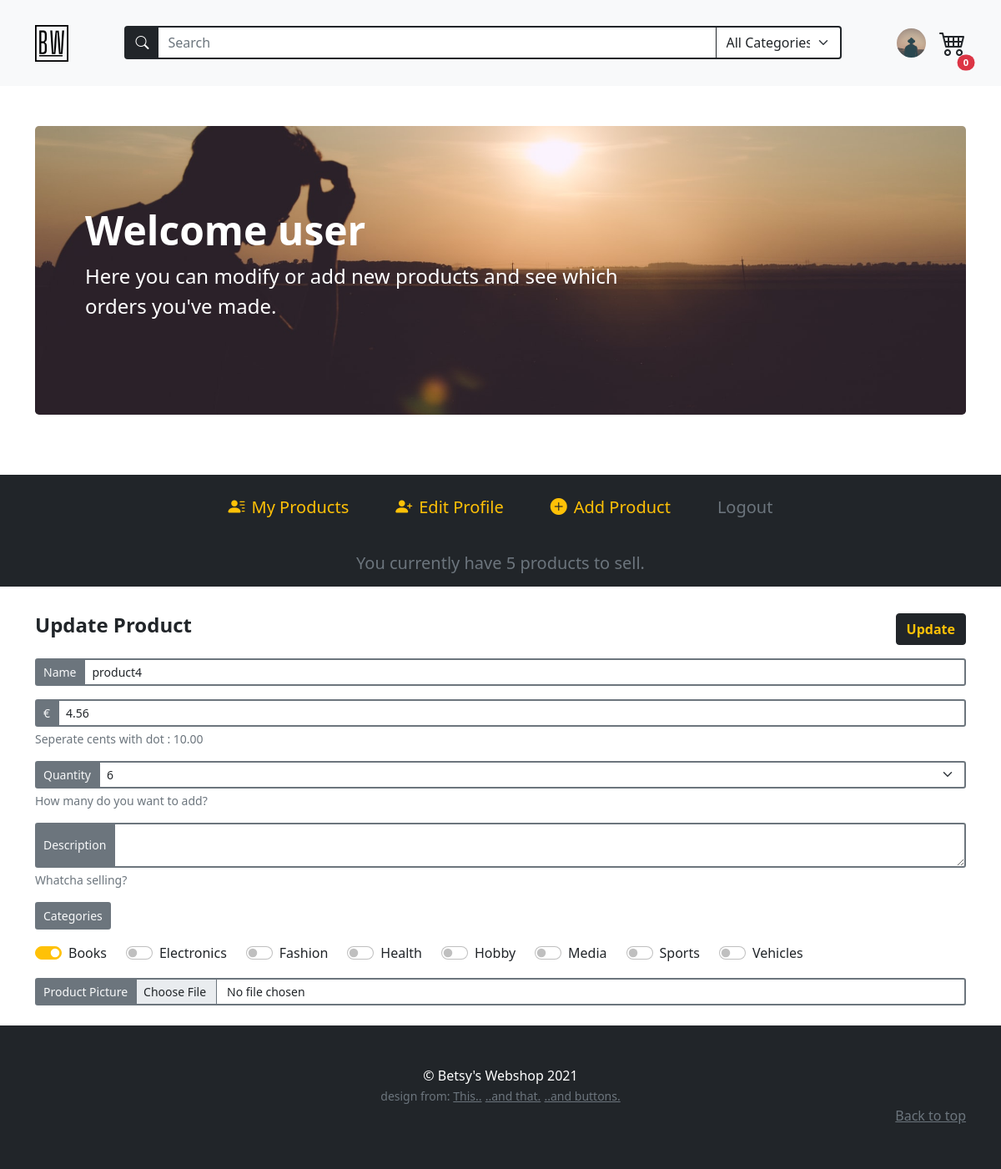
Screenshot of /product/5 (signed in) with the database file from the repository.
### models.py (models this page shows, shortened)
class BaseModel(db_wrapper.Model):
    class Meta:
        database = db

class User(BaseModel, UserMixin):
    first_name = CharField(index=True, max_length=30, null=True, default="user")
    last_name = CharField(max_length=120, null=True, default="lastname")
    address = CharField(max_length=200, null=True, default="street123")
    city = CharField(max_length=50, null=True, default="city")
    country = CharField(max_length=50, null=True)
    cc_number = IntegerField(null=True, default=12345)
    username = CharField(index=True, max_length=30, unique=True)
    email = CharField(index=True, max_length=50, unique=True)
    password = CharField(max_length=255)
    profile_pic = CharField(null=True, default="default_user.jpg")

class Tag(BaseModel):
    name = CharField(unique=True, max_length=30)

### routes.py (the view)
@app.route("/product/<int:product_id>")
@login_required
def update_product_page(product_id):
    products = Product.select().where(Product.id == product_id)
    product = get_object_or_404(products, (Product.id == product_id))
    if current_user.id != Product.get(product_id).owner.id:
        abort(403)
    search_form = SearchForm(prefix="search_form")
    search_form.search_tag.choices = get_alpha_tag_names()
    register_form = RegistrationForm(prefix="register_form")
    login_form = LoginForm(prefix="login_form")
    update_account_form = UpdateAccountForm(
        prefix="update_account", country=current_user.country
    )
    add_product_form = AddProductForm(prefix="add-product")
    checked_tags = check_tags_in_list(get_tagnames(), get_tags_per_product(product_id))
    update_product_form = UpdateProductForm(
        prefix="update-product", description=product.description, stock=product.stock
    )
    return render_template(
        "update_product_page.html",
        title=f"Update {product.name}",
        product=product,
        all_products=Product.select(),
        login_form=login_form,
        register_form=register_form,
        search_form=search_form,
        update_product_form=update_product_form,
        update_account_form=update_account_form,
        add_product_form=add_product_form,
        checked_tags=checked_tags,
        user_products=list_user_products(current_user.id),
    )

### forms.py (shortened to what this page needs)
class SearchForm(FlaskForm):
    search_term = StringField()
    search_tag = SelectField()
    submit = SubmitField("")

class RegistrationForm(FlaskForm):
    username = StringField(
        "Username",
        validators=[InputRequired(), Length(min=2, max=30)],
    )
    email = StringField(
        "Email", validators=[InputRequired(), Length(min=5, max=50), Email()]
    )
    password = PasswordField(
        "Set Password",
        validators=[
            InputRequired(),
            EqualTo(
                "password_confirm", message="Password must be identical in both inputs"
            ),
            Length(min=5, max=20),
        ],
    )
    password_confirm = PasswordField("Confirm Password", validators=[InputRequired()])
    auto_login = BooleanField("Log me in if this works!!!")
    submit = SubmitField("Sign Up")

### main.py (called while the page is built)
def list_user_products(user_id) -> list[Product]:
    user_products = (
        Product.select()
        .join(User)
        .where(Product.owner == user_id)
        .order_by(Product.id.desc())
    )
    return user_products

def get_tags_per_product(product_id) -> list[Tag.name]:
    tags_per_product = (
        Tag.select().join(ProductTag).join(Product).where(Product.id == product_id)
    )
    return [tag.name for tag in tags_per_product]

def get_tagnames() -> list:
    tags = Tag.select()
    return [tag.name for tag in tags]

def get_alpha_tag_names() -> tuple[Tag]:
    tags = Tag.select().order_by(Tag.name)
    tag_list = [(tag.name, tag.name) for tag in tags]
    tag_list.insert(0, ("All", "All Categories"))
    return tag_list

def check_tags_in_list(tag_list, part_of_tag_list):
    duplicated_items = []
    tag_list = sorted(tag_list)
    part_of_tag_list = sorted(part_of_tag_list)
    for index, tag in enumerate(tag_list):
        if tag in part_of_tag_list:
            duplicated_items.append(f"update-product-tags-{index}")
    return duplicated_items

### routes.py (called while the page is built)
@login_manager.user_loader
def load_user(user_id):
    return User.get_by_id(user_id)

### templates/update_product_page.html (shortened to what this page needs)
{% macro with_errors(field) %} {% if field.errors %} {% set css_class =
'form-control form-control-lg is-invalid ' + kwargs.pop('class', '') %} {{
field(class=css_class, **kwargs) }}
<div class="invalid-feedback">
  {% for error in field.errors %}
  <small>{{ error|e }}</small>
  {% endfor %}
</div>
{% else %} {{ field(**kwargs) }} {% endif %} {% endmacro %}
{% extends "base.html" %} {% block content %} {% include 'account_navbar.html'
%}
<div class="container py-4 mx-auto">
  <form
    action="{{url_for('update_product', product_id=product.id)}}"
    method="POST"
    enctype="multipart/form-data"
    class="row g-3"
    id="updateProductForm"
  >
    <div class="d-flex justify-content-between">
      <h4 class="mb-2 fw-bolder">Update Product</h4>
      <span class="form-group" role="button">
        {{ update_product_form.update_product(class="btn btn-dark text-warning
        fw-bolder") }}
      </span>
    </div>
    <div class="form-group col-md-12">
      <div class="input-group input-group-sm">
        {{update_product_form.name.label(class="input-group-text bg-secondary
        text-light border border-2 border-secondary ")}}
        {{with_errors(update_product_form.name, class="form-control border
        border-2 border-secondary", value=product.name,maxlength="50")}}
      </div>
    </div>
    <div class="form-group col-md-12">
      <div class="input-group input-group-sm">
        {{update_product_form.price_per_unit.label(class="input-group-text
        bg-secondary text-light border border-2 border-secondary ")}}
        {{with_errors(update_product_form.price_per_unit, class="form-control
        border border-2 border-secondary",
        value=product.price_per_unit,maxlength="8")}}
      </div>
      <div class="form-text">Seperate cents with dot : 10.00</div>
    </div>
    <div class="form-group col-md-12">
      <div class="input-group input-group-sm">
        {{update_product_form.stock.label(class="input-group-text bg-secondary
        text-light border border-2 border-secondary ")}}
        {{with_errors(update_product_form.stock, class="form-control border
        border-2 border-secondary form-select", value=product.stock)}}
      </div>
      <div class="form-text">How many do you want to add?</div>
    </div>
    <div class="form-group col-md-12">
      <div class="input-group input-group-sm">
        {{update_product_form.description.label(class="input-group-text
        bg-secondary text-light border border-2 border-secondary")}}
        {{with_errors(update_product_form.description, class="form-control
        border border-2 border-secondary",
        value=product.description,maxlength="50")}}
      </div>
      <div class="form-text">Whatcha selling?</div>
    </div>
    <div class="input-group input-group-sm">
      {{update_product_form.tags.label(class="input-group-text bg-secondary
      text-light border border-2 border-secondary")}}
    </div>
    <div class="input-group input-group-sm d-flex align-items-center">
      {% for tag in update_product_form.tags %} {% if tag.id in checked_tags %}
      <div class="form-check form-switch me-4">
        {{ tag(class="form-check-input", checked=true)}}
        {{tag.label(class="form-check-label")}}
      </div>
      {% else %}
      <div class="form-check form-switch me-4">
        {{ tag(class="form-check-input", checked=false)}}
        {{tag.label(class="form-check-label")}}
      </div>
      {% endif %} {% endfor %}
    </div>
    <div class="form-group col-md-12">
      <div class="input-group input-group-sm">
        {{update_product_form.product_pic.label(class="input-group-text
        bg-secondary text-light border border-2 border-secondary ")}}
        {{with_errors(update_product_form.product_pic, class="form-control border
        border-2 border-secondary")}}
      </div>
    </div>
  </form>
</div>
{% endblock content %}

### templates/navbar.html (shortened to what this page needs)
<nav
  class="navbar navbar-expand-md navbar-light bg-light sticky-top"
>
  <div class="container py-3">
    <a class="navbar-brand" href="{{url_for('home') }}"
      ><img
        src="{{url_for('static', filename='assets/brand.svg')}}"
        alt=""
        width="40"
        class="d-inline-block align-text-top"
    /></a>
    {% include "searchbar.html" %}
        <ul class="nav">
        {% if current_user.is_authenticated %}
        <li class="nav-item dropdown position-relative d-flex align-items-center">
          <div class="profile-icon-container" id="navbarDropdown" data-bs-toggle="dropdown" aria-expanded="false" >
            <img
            style="width: 35px; height: 35px; object-fit: cover"
            class="rounded-circle mx-3 profile-icon d-block align-bottom "
            src="{{(url_for('static', filename='profile_pics/' + current_user.profile_pic ))  }}"
            alt="user thumbnail"
          />
          </div>
        </li>
        <li class="d-flex cart-icon position-relative" type="button" data-bs-toggle="offcanvas" data-bs-target="#offcanvasCart" aria-controls="offcanvasCart" >
          <i class="bi bi-cart4" style="font-size: 2rem;"></i>
          <span class="position-absolute top-100 start-100 translate-middle badge rounded-pill bg-danger" style="font-size: .7rem;">{{session['cart'] | length}}</span>
        </li>
        {% endif %}
      </ul>
    </div>
</nav>

### templates/account_navbar.html (shortened to what this page needs)
<div class="container py-5">
  <div class="p-5 mb-4 bg-dark rounded-3 account-banner banner">
    <div class="container-fluid py-5">
      <h1 class="display-5 fw-bold text-white">
        Welcome {{ current_user.first_name }}
      </h1>
      <p class="col-md-8 fs-4 text-white">
        Here you can modify or add new products and see which orders you've
        made.
      </p>
    </div>
  </div>
</div>
<ul
  class="
    nav
    row row-cols-md-2 row-cols-lg-auto
    justify-content-center
    bg-dark
    py-3
    fs-5
    mx-0
  "
>
  <li class="nav-item d-flex align-items-center justify-content-center">
    <a
      class="nav-link text-warning"
      href="{{url_for('account')}}"
      role="button"
    >
      <span><i class="bi bi-person-lines-fill pe-2"></i>My Products</span>
    </a>
  </li>
  <li class="nav-item d-flex align-items-center justify-content-center">
    <a
      id="collapseAccountBtn"
      class="nav-link text-warning"
      data-bs-toggle="collapse"
      href="#collapseAccountForm"
      role="button"
      aria-expanded="false"
      aria-controls="collapseAccountForm"
    >
      <span
        ><i class="bi bi-person-plus-fill text-warning pe-2"></i>Edit
        Profile</span
      >
    </a>
  </li>
  <li class="nav-item d-flex align-items-center justify-content-center">
    <a
      id="collapseProductFormBtn"
      class="nav-link text-warning"
      data-bs-toggle="collapse"
      href="#collapseProductForm"
      role="button"
      aria-expanded="false"
      aria-controls="collapseProductForm"
      ><span><i class="bi bi-plus-circle-fill pe-2"></i>Add Product</span></a
    >
  </li>
  <li class="nav-item d-flex align-items-center justify-content-center">
    <a
      class="nav-link text-muted"
      href="{{url_for('logout')}}"
      tabindex="-1"
      aria-disabled="true"
      >Logout</a
    >
  </li>
</ul>
<h1 class="text-center fs-5 bg-dark text-secondary py-3">
  {% if user_products|length == 1 %} You currently have {{ user_products|length
  }} product to sell. {% else %} You currently have {{ user_products|length }}
  products to sell. {% endif %}
</h1>

### static/styles.css (style rules this page uses)
.profile-icon-container { transition: 0.2s transform ease-in; }
.profile-icon { font-size: 2rem; }
.cart-icon { transition: 0.2s transform ease-in; }
.banner { background-repeat: no-repeat; background-size: cover; }
.account-banner { background-image: url("../static/assets/account.jpg"); background-position: center center; }
.form-check-input:checked { background-color: #ffc107 !important; border-color: #ffc107 !important; }

### rows the page displays
User: profile_pic (placeholder picture), first_name "user"
Tag: label "Books"
Tag: label "Electronics"
Tag: label "Fashion"
Tag: label "Health"
Tag: label "Hobby"
Tag: label "Media"
Tag: label "Sports"
Tag: label "Vehicles"

### other values shown
{{ session['cart'] | length }} "0"
{{ user_products|length }} "5"
